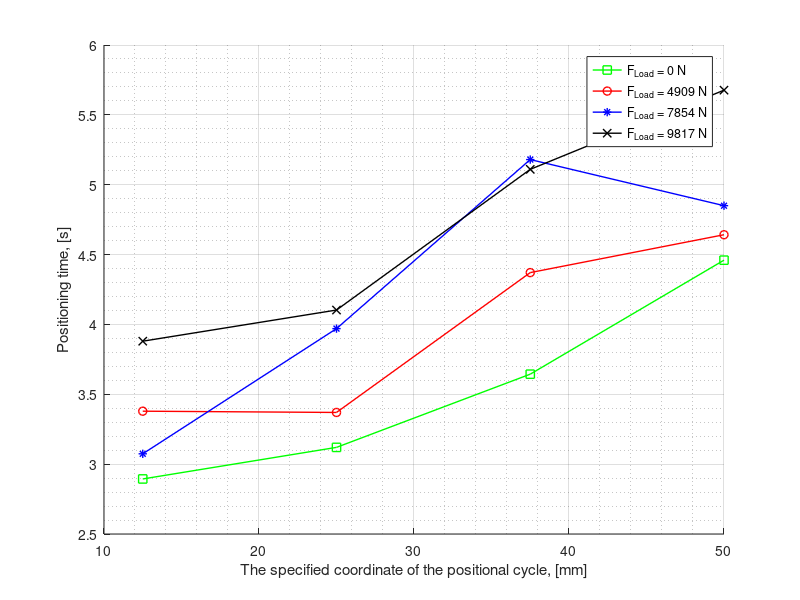

MATLAB code for this plot:
clc;
clear all;

dt1_1 = 7.29 - 4.896 +0.5
dt1_2 = 7.57 - 5.45 + 1
dt1_3 = 8.08 - 5.936 + 1.5
dt1_4 = 8.83 - 6.37 + 2

dt2_1 = 7.78 - 4.901 + 0.5
dt2_2 = 7.8 - 5.43 + 1
dt2_3 = 8.46 -5.589 + 1.5
dt2_4 = 9.1 - 6.458 + 2

dt3_1 = 7.53 - 4.956 + 0.5
dt3_2 = 8.37 - 5.4 + 1 
dt3_3 = 9.64 - 5.96 + 1.5
dt3_4 = 9.26 - 6.41 + 2

dt4_1 = 8.31 - 4.93 + 0.5
dt4_2 = 8.5 - 5.397 + 1
dt4_3 = 9.52 - 5.91 + 1.5
dt4_4 = 10.07 - 6.3933 + 2
 

hold on
plot([12.5, 25, 37.5, 50], [dt1_1, dt1_2, dt1_3, dt1_4], '-squareg', 'LineWidth', 1);

plot([12.5, 25, 37.5, 50], [dt2_1, dt2_2, dt2_3, dt2_4], '-or', 'LineWidth', 1);

plot([12.5, 25, 37.5, 50], [dt3_1, dt3_2, dt3_3, dt3_4], '-*b', 'LineWidth', 1);

plot([12.5, 25, 37.5, 50], [dt4_1, dt4_2, dt4_3, dt4_4], '-xk', 'LineWidth', 1);


xlabel('The specified coordinate of the positional cycle, [mm]'); 
ylabel('Positioning time, [s]');
% legend('Position control +  motor velocity control', 'Position control');
legend('F_L_o_a_d = 0 N', 'F_L_o_a_d = 4909 N', 'F_L_o_a_d = 7854 N', 'F_L_o_a_d = 9817 N');
% dt

grid on
grid minor

hold off

exportgraphics(gca,'BW_ENG/calk_time.jpg','Resolution',300)

